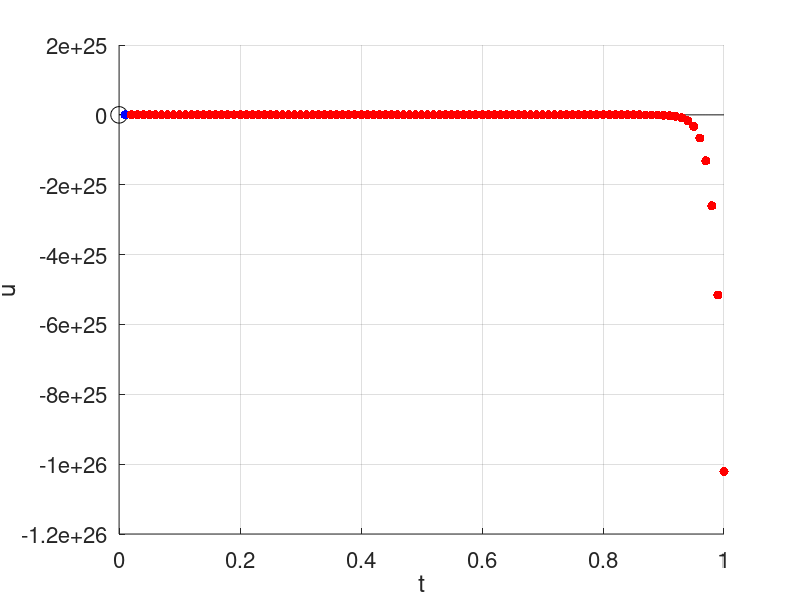

Here is the MATLAB script that generated this plot:
%% A multistep method that is consistent but unstable
% and thus doesn't converge.  Demo explores different starting
% values as the method is not self starting.  The only way to get
% a bounded solution is to solve u'=0 and use the first step as 0.
% Even 1e-15 as first-step will lead to blow-up!

%% choose a problem
lambda = 2;
f = @(t,u) lambda*u;   u0 = 1;
uex = @(t) u0*exp(lambda*t);

%f = @(t,u) 0;   u0 = 0;
%uex = @(t) zeros(size(t));

Tf = 1;
k = 0.01;  % desired time step
numsteps = ceil(Tf / k)  % now adjust to have integer steps
k = Tf / numsteps        % modified time step

Hf = figure(1); clf;
hold on;
set(get(Hf, 'children'), 'fontsize', 16);
ms = 'markersize';


plot(0, u0, 'ko', ms, 12);
tt = linspace(0, Tf, 1000);
plot(tt, uex(tt), 'k-');  % exact solution
grid on; xlabel('t'); ylabel('u');

%% Initial condition
vold = u0;

%% this multistep method is not self starting
% try "k", compare to behaviour with 0
%v = 1e-15
%v = k
% try forward Euler
%v = vold + k*f(0,v);
% or use the exact solution
v = exp(lambda*k);


plot(k, v, 'b.', ms, 20)

% start at t_2 (because we used above to get t_1 soln)
for n = 2:numsteps
  t = k*(n-1);
  vnew = 3*v - 2*vold - k*f(t-k, vold);

  % here's another unstable method:
  %vnew = -4*v + 5*vold + k*( 4*f(t, v) + 2*f(t-k, vold) );

  plot(t+k, vnew, 'r.', ms, 20)
  %ylim([-1 1])
  drawnow
  pause

  vold = v;
  v = vnew;
end

